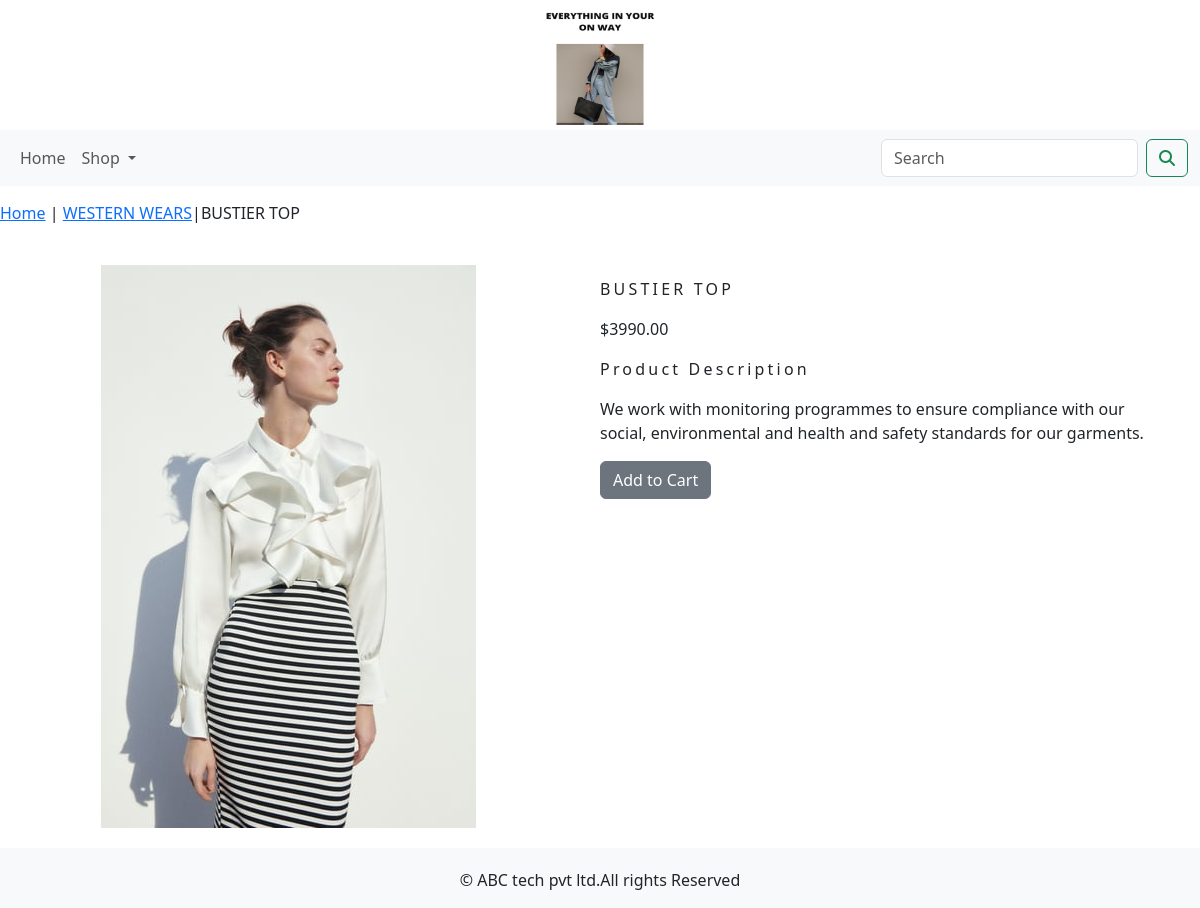
The page /shop/western-wears/bustier-top/ on the database its author committed.
### shopapp/models.py (models this page shows, shortened)
class Product(models.Model):
    name=models.CharField(max_length=250,unique=True)
    slug=models.SlugField(max_length=250,unique=True)
    description=models.TextField(blank=True)
    price=models.DecimalField(max_digits=10,decimal_places=2)
    category=models.ForeignKey(Category,on_delete=models.CASCADE)
    image = models.ImageField(upload_to='product', blank=True)
    stock=models.IntegerField()
    available=models.BooleanField(default=True)
    created=models.DateTimeField(auto_now_add=True)
    updated=models.DateTimeField(auto_now=True)
    class Meta:
        ordering = ('name',)
        verbose_name = 'product'
        verbose_name_plural = 'products'

class Category(models.Model):
    name=models.CharField(max_length=250,unique=True)
    slug=models.SlugField(max_length=250,unique=True)
    description=models.TextField(blank=True)
    image=models.ImageField(upload_to='category',blank=True)
    class Meta:
        ordering=('name',)
        verbose_name='category'
        verbose_name_plural='categories'
    def get_url(self):
        return reverse('shopapp:products_by_category',args=[self.slug])
    def __str__(self):
        return  '{}'.format(self.name)

### shopapp/views.py (the view)
# urls.py: path('<slug:c_slug>/<slug:product_slug>/', views.proDetail, name='proCatdetail')
def proDetail(request,c_slug,product_slug):
    try:
        product=Product.objects.get(category__slug=c_slug,slug=product_slug)
    except Exception as e:
        raise e
    return render(request,'product.html',{'product':product})

### cart/context_processors.py (called while the page is built)
def counter(request):
    item_count=0
    if 'admin' in request.path:
        return {}
    else:
        try:
            cart=Cart.objects.filter(cart_id=cart_id(request))
            cart_items=CartItem.objects.all().filter(cart=cart[:1])
            for cart_item in cart_items:
                item_count += cart_item.quantity
        except Cart.DoesNotExist:
            item_count= 0
    return dict(item_count=item_count)

### cart/views.py (called while the page is built)
def cart_id(request):
    cart=request.session.session_key
    if not cart:
        cart=request.session.create()
    return cart

### shopapp/context_processors.py (called while the page is built)
def menu_links(request):
    links=Category.objects.all()
    return dict(links=links)

### templates/product.html (shortened to what this page needs)
{% extends 'base.html' %}
{% load static %}
{% block content %}
<div class="row my_prod_row_class">
    <div class="mx_auto">
        <p><a href="{% url 'shopapp:allProdCat' %}">Home</a> | <a href ="{{product.category.get_url}}">{{product.category}}</a>|{{product.name}}</p>
    </div>
    <div class="container"></div>
<br>
<div class="row">
    <div class="col-12 col-sm-12 col-md-12 col-lg-6 text-center">
        <div style="min-width:18rem">
            <img src="{{product.image.url}}" alt="{{product.name}}">
        </div>
    </div>
    <div class="col-12 col-sm-12 col-md-12 col-lg-6">
            <div>
            <h1 class="my_prod_title">{{product.name}}</h1>
            <p>${{product.price}}</p>
            <p class="my_title"> Product Description</p>
            <p class="text-justify my_prod_text">{{product.description}}</p>
            {% if product.stock <= 0 %}
            <p class="text-justify my_prod_text"><b>Out of Stock</b></p>
            {% else %}
            <a class="btn btn-secondary" href="{% url 'cart:add_cart' product.id %}">Add to Cart</a>
            {% endif %}
            </div>
    </div>
</div>
</div>
{% endblock %}

### static/css/custom.css (style rules this page uses)
body { font-family: 'Lora', serif; background-color: white; }
.my_title { font-size:16px; text_transform:uppercase; letter-spacing:.2em; }
.my_prod_row_class { padding-top:15px; padding-bottom:20px; }
.my_prod_title { font-size:16px; text-transform:uppercase; letter-spacing:.2em; padding-top:15px; padding-bottom:10px; }
.my_prod_text { padding-right:20px; }

### rows shown on the page
Product: category "WESTERN WEARS", name "BUSTIER TOP", image (picture), price "3990.00", description "We work with monitoring programmes to ensure compliance with our social, environmental and health and safety standards for our garments."
